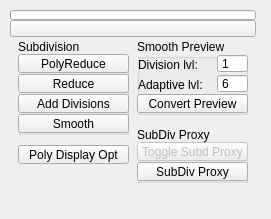
<?xml version="1.0" encoding="UTF-8"?>
<ui version="4.0">
 <class>QtUi</class>
 <widget class="QMainWindow" name="QtUi">
  <property name="enabled">
   <bool>true</bool>
  </property>
  <property name="geometry">
   <rect>
    <x>0</x>
    <y>0</y>
    <width>271</width>
    <height>219</height>
   </rect>
  </property>
  <property name="minimumSize">
   <size>
    <width>0</width>
    <height>0</height>
   </size>
  </property>
  <property name="maximumSize">
   <size>
    <width>999</width>
    <height>999</height>
   </size>
  </property>
  <property name="windowTitle">
   <string>Toolkit</string>
  </property>
  <property name="tabShape">
   <enum>QTabWidget::Triangular</enum>
  </property>
  <property name="dockNestingEnabled">
   <bool>true</bool>
  </property>
  <property name="dockOptions">
   <set>QMainWindow::AllowNestedDocks|QMainWindow::AllowTabbedDocks|QMainWindow::AnimatedDocks|QMainWindow::ForceTabbedDocks</set>
  </property>
  <widget class="QWidget" name="mainWindow">
   <widget class="QWidget" name="layoutWidget_2">
    <property name="geometry">
     <rect>
      <x>10</x>
      <y>10</y>
      <width>246</width>
      <height>190</height>
     </rect>
    </property>
    <layout class="QGridLayout" name="gridLayout_2">
     <property name="spacing">
      <number>0</number>
     </property>
     <item row="0" column="1" colspan="2">
      <widget class="QProgressBar_" name="progressBar">
       <property name="sizePolicy">
        <sizepolicy hsizetype="Ignored" vsizetype="Fixed">
         <horstretch>0</horstretch>
         <verstretch>0</verstretch>
        </sizepolicy>
       </property>
       <property name="minimumSize">
        <size>
         <width>0</width>
         <height>10</height>
        </size>
       </property>
       <property name="maximumSize">
        <size>
         <width>16777215</width>
         <height>10</height>
        </size>
       </property>
       <property name="value">
        <number>0</number>
       </property>
       <property name="textVisible">
        <bool>false</bool>
       </property>
      </widget>
     </item>
     <item row="2" column="1" colspan="2">
      <layout class="QHBoxLayout" name="horizontalLayout">
       <item>
        <layout class="QVBoxLayout" name="verticalLayout">
         <property name="spacing">
          <number>12</number>
         </property>
         <item>
          <widget class="QGroupBox" name="subdivision">
           <property name="minimumSize">
            <size>
             <width>0</width>
             <height>96</height>
            </size>
           </property>
           <property name="maximumSize">
            <size>
             <width>111</width>
             <height>91</height>
            </size>
           </property>
           <property name="title">
            <string>Subdivision</string>
           </property>
           <widget class="QPushButton" name="b005">
            <property name="enabled">
             <bool>true</bool>
            </property>
            <property name="geometry">
             <rect>
              <x>0</x>
              <y>35</y>
              <width>111</width>
              <height>19</height>
             </rect>
            </property>
            <property name="maximumSize">
             <size>
              <width>111</width>
              <height>19</height>
             </size>
            </property>
            <property name="toolTip">
             <string>Reduce number of poliginal components for selected objects</string>
            </property>
            <property name="text">
             <string>Reduce</string>
            </property>
            <property name="iconSize">
             <size>
              <width>18</width>
              <height>18</height>
             </size>
            </property>
           </widget>
           <widget class="QPushButton" name="b008">
            <property name="enabled">
             <bool>true</bool>
            </property>
            <property name="geometry">
             <rect>
              <x>0</x>
              <y>55</y>
              <width>111</width>
              <height>19</height>
             </rect>
            </property>
            <property name="maximumSize">
             <size>
              <width>111</width>
              <height>19</height>
             </size>
            </property>
            <property name="toolTip">
             <string>Tesselate modifier</string>
            </property>
            <property name="text">
             <string>Add Divisions</string>
            </property>
            <property name="iconSize">
             <size>
              <width>18</width>
              <height>18</height>
             </size>
            </property>
            <property name="balette" stdset="0">
             <palette>
              <active>
               <colorrole role="Base">
                <brush brushstyle="SolidPattern">
                 <color alpha="255">
                  <red>255</red>
                  <green>255</green>
                  <blue>255</blue>
                 </color>
                </brush>
               </colorrole>
              </active>
              <inactive>
               <colorrole role="Base">
                <brush brushstyle="SolidPattern">
                 <color alpha="255">
                  <red>255</red>
                  <green>255</green>
                  <blue>255</blue>
                 </color>
                </brush>
               </colorrole>
              </inactive>
              <disabled>
               <colorrole role="Base">
                <brush brushstyle="SolidPattern">
                 <color alpha="255">
                  <red>255</red>
                  <green>85</green>
                  <blue>0</blue>
                 </color>
                </brush>
               </colorrole>
              </disabled>
             </palette>
            </property>
           </widget>
           <widget class="QPushButton" name="b009">
            <property name="enabled">
             <bool>true</bool>
            </property>
            <property name="geometry">
             <rect>
              <x>0</x>
              <y>75</y>
              <width>111</width>
              <height>19</height>
             </rect>
            </property>
            <property name="maximumSize">
             <size>
              <width>111</width>
              <height>19</height>
             </size>
            </property>
            <property name="toolTip">
             <string>Smooth modifier</string>
            </property>
            <property name="text">
             <string>Smooth</string>
            </property>
            <property name="iconSize">
             <size>
              <width>18</width>
              <height>18</height>
             </size>
            </property>
           </widget>
           <widget class="QPushButton" name="b004">
            <property name="enabled">
             <bool>true</bool>
            </property>
            <property name="geometry">
             <rect>
              <x>0</x>
              <y>15</y>
              <width>111</width>
              <height>19</height>
             </rect>
            </property>
            <property name="maximumSize">
             <size>
              <width>111</width>
              <height>19</height>
             </size>
            </property>
            <property name="toolTip">
             <string>Simplify a polygonal object by reducing geometry while preserving the overall shape of the mesh.</string>
            </property>
            <property name="text">
             <string>PolyReduce</string>
            </property>
            <property name="iconSize">
             <size>
              <width>18</width>
              <height>18</height>
             </size>
            </property>
           </widget>
          </widget>
         </item>
         <item>
          <widget class="QPushButton" name="b003">
           <property name="enabled">
            <bool>true</bool>
           </property>
           <property name="maximumSize">
            <size>
             <width>111</width>
             <height>19</height>
            </size>
           </property>
           <property name="toolTip">
            <string>Open the option box with all of the options for polygon display.</string>
           </property>
           <property name="text">
            <string>Poly Display Opt</string>
           </property>
           <property name="iconSize">
            <size>
             <width>18</width>
             <height>18</height>
            </size>
           </property>
           <property name="checkable">
            <bool>false</bool>
           </property>
          </widget>
         </item>
         <item>
          <spacer name="verticalSpacer">
           <property name="orientation">
            <enum>Qt::Vertical</enum>
           </property>
           <property name="sizeHint" stdset="0">
            <size>
             <width>20</width>
             <height>40</height>
            </size>
           </property>
          </spacer>
         </item>
        </layout>
       </item>
       <item>
        <layout class="QVBoxLayout" name="verticalLayout_2">
         <property name="spacing">
          <number>12</number>
         </property>
         <item>
          <widget class="QGroupBox" name="gb000">
           <property name="minimumSize">
            <size>
             <width>0</width>
             <height>76</height>
            </size>
           </property>
           <property name="maximumSize">
            <size>
             <width>111</width>
             <height>71</height>
            </size>
           </property>
           <property name="title">
            <string>Smooth Preview</string>
           </property>
           <widget class="QLabel" name="lbl001">
            <property name="geometry">
             <rect>
              <x>1</x>
              <y>35</y>
              <width>81</width>
              <height>21</height>
             </rect>
            </property>
            <property name="text">
             <string>Adaptive lvl:</string>
            </property>
           </widget>
           <widget class="QPushButton" name="b011">
            <property name="enabled">
             <bool>true</bool>
            </property>
            <property name="geometry">
             <rect>
              <x>0</x>
              <y>55</y>
              <width>111</width>
              <height>19</height>
             </rect>
            </property>
            <property name="maximumSize">
             <size>
              <width>111</width>
              <height>19</height>
             </size>
            </property>
            <property name="toolTip">
             <string>Convert smooth mesh preview to polygons</string>
            </property>
            <property name="text">
             <string>Convert Preview</string>
            </property>
            <property name="iconSize">
             <size>
              <width>18</width>
              <height>18</height>
             </size>
            </property>
           </widget>
           <widget class="QSpinBox" name="s000">
            <property name="geometry">
             <rect>
              <x>80</x>
              <y>15</y>
              <width>31</width>
              <height>19</height>
             </rect>
            </property>
            <property name="maximumSize">
             <size>
              <width>16777215</width>
              <height>19</height>
             </size>
            </property>
            <property name="baseSize">
             <size>
              <width>0</width>
              <height>0</height>
             </size>
            </property>
            <property name="toolTip">
             <string>Smooth Preview: Division Level</string>
            </property>
            <property name="buttonSymbols">
             <enum>QAbstractSpinBox::NoButtons</enum>
            </property>
            <property name="prefix">
             <string/>
            </property>
            <property name="minimum">
             <number>0</number>
            </property>
            <property name="maximum">
             <number>10</number>
            </property>
            <property name="value">
             <number>1</number>
            </property>
           </widget>
           <widget class="QLabel" name="lbl000">
            <property name="geometry">
             <rect>
              <x>1</x>
              <y>15</y>
              <width>81</width>
              <height>22</height>
             </rect>
            </property>
            <property name="text">
             <string>Division lvl:</string>
            </property>
           </widget>
           <widget class="QSpinBox" name="s001">
            <property name="geometry">
             <rect>
              <x>80</x>
              <y>35</y>
              <width>31</width>
              <height>19</height>
             </rect>
            </property>
            <property name="maximumSize">
             <size>
              <width>16777215</width>
              <height>19</height>
             </size>
            </property>
            <property name="baseSize">
             <size>
              <width>0</width>
              <height>0</height>
             </size>
            </property>
            <property name="toolTip">
             <string>Smooth Preview: Division Level</string>
            </property>
            <property name="buttonSymbols">
             <enum>QAbstractSpinBox::NoButtons</enum>
            </property>
            <property name="prefix">
             <string/>
            </property>
            <property name="minimum">
             <number>0</number>
            </property>
            <property name="maximum">
             <number>10</number>
            </property>
            <property name="value">
             <number>6</number>
            </property>
           </widget>
          </widget>
         </item>
         <item>
          <widget class="QGroupBox" name="groupBox_2">
           <property name="minimumSize">
            <size>
             <width>0</width>
             <height>56</height>
            </size>
           </property>
           <property name="maximumSize">
            <size>
             <width>111</width>
             <height>51</height>
            </size>
           </property>
           <property name="title">
            <string>SubDiv Proxy</string>
           </property>
           <widget class="QPushButton" name="b001">
            <property name="enabled">
             <bool>true</bool>
            </property>
            <property name="geometry">
             <rect>
              <x>0</x>
              <y>35</y>
              <width>111</width>
              <height>19</height>
             </rect>
            </property>
            <property name="maximumSize">
             <size>
              <width>111</width>
              <height>19</height>
             </size>
            </property>
            <property name="toolTip">
             <string>Subdiv Proxy</string>
            </property>
            <property name="text">
             <string>SubDiv Proxy</string>
            </property>
            <property name="iconSize">
             <size>
              <width>18</width>
              <height>18</height>
             </size>
            </property>
            <property name="checkable">
             <bool>true</bool>
            </property>
           </widget>
           <widget class="QPushButton" name="b000">
            <property name="enabled">
             <bool>false</bool>
            </property>
            <property name="geometry">
             <rect>
              <x>0</x>
              <y>15</y>
              <width>111</width>
              <height>19</height>
             </rect>
            </property>
            <property name="maximumSize">
             <size>
              <width>111</width>
              <height>19</height>
             </size>
            </property>
            <property name="toolTip">
             <string>Toggle subdiv proxy display</string>
            </property>
            <property name="text">
             <string>Toggle Subd Proxy</string>
            </property>
            <property name="iconSize">
             <size>
              <width>18</width>
              <height>18</height>
             </size>
            </property>
            <property name="checkable">
             <bool>false</bool>
            </property>
           </widget>
          </widget>
         </item>
         <item>
          <spacer name="verticalSpacer_2">
           <property name="orientation">
            <enum>Qt::Vertical</enum>
           </property>
           <property name="sizeHint" stdset="0">
            <size>
             <width>20</width>
             <height>40</height>
            </size>
           </property>
          </spacer>
         </item>
        </layout>
       </item>
      </layout>
     </item>
     <item row="1" column="1" colspan="2">
      <widget class="QPushButton_Draggable" name="pin">
       <property name="minimumSize">
        <size>
         <width>19</width>
         <height>17</height>
        </size>
       </property>
       <property name="maximumSize">
        <size>
         <width>999</width>
         <height>17</height>
        </size>
       </property>
       <property name="text">
        <string/>
       </property>
       <property name="checkable">
        <bool>true</bool>
       </property>
      </widget>
     </item>
    </layout>
   </widget>
  </widget>
 </widget>
 <customwidgets>
  <customwidget>
   <class>QPushButton_Draggable</class>
   <extends>QPushButton</extends>
   <header>widgets.qpushbutton_draggable.h</header>
  </customwidget>
  <customwidget>
   <class>QProgressBar_</class>
   <extends>QProgressBar</extends>
   <header>widgets.qprogressbar_.h</header>
  </customwidget>
 </customwidgets>
 <resources/>
 <connections/>
 <designerdata>
  <property name="gridDeltaX">
   <number>5</number>
  </property>
  <property name="gridDeltaY">
   <number>5</number>
  </property>
  <property name="gridSnapX">
   <bool>true</bool>
  </property>
  <property name="gridSnapY">
   <bool>true</bool>
  </property>
  <property name="gridVisible">
   <bool>true</bool>
  </property>
 </designerdata>
</ui>
